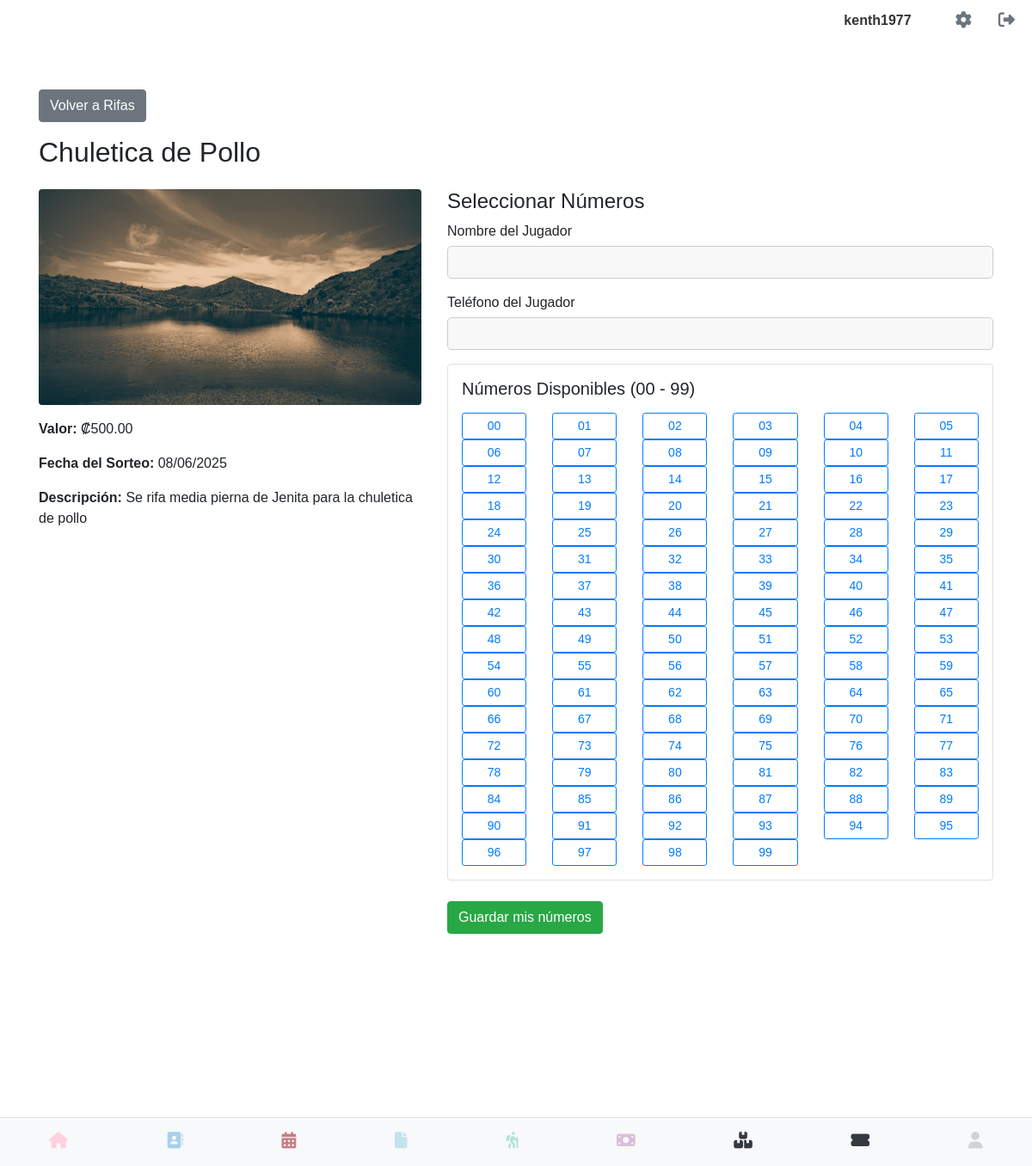
Page /ver_rifa/1 (signed in) on the committed database.
### models.py (models this page shows, shortened)
class User(UserMixin, db.Model):
    __tablename__ = 'users'
    id = db.Column(db.Integer, primary_key=True)
    username = db.Column(db.String(80), unique=True, nullable=False)
    email = db.Column(db.String(120), unique=True, nullable=False)
    cedula = db.Column(db.String(20), unique=True, nullable=False)
    telefono = db.Column(db.String(20), nullable=False)
    password_hash = db.Column(db.String(128))
    image_filename = db.Column(db.String(255), nullable=True)
    @property
    def is_authenticated(self):
        return True

### rifas.py (models this page shows, shortened)
class Rifa(db.Model):
    __tablename__ = 'rifas'
    id = db.Column(db.Integer, primary_key=True)
    nombre_rifa = db.Column(db.String(255), nullable=False)
    valor_rifa = db.Column(db.Numeric(10, 2), nullable=False)
    fecha_rifa = db.Column(db.Date, nullable=False)
    descripcion_rifa = db.Column(db.Text, nullable=True)
    imagen_rifa = db.Column(db.String(255), nullable=True) # Nombre del archivo de la imagen
    numeros_vendidos = db.relationship('NumeroRifa', backref='rifa', lazy=True, cascade="all, delete-orphan")

### rifas.py (the view, shortened to what this page needs)
@rifas_bp.route('/ver_rifa/<int:rifa_id>', methods=['GET', 'POST'])
@login_required
def ver_rifa(rifa_id):
    rifa = obtener_rifa_por_id(rifa_id)
    if not rifa:
        flash('Rifa no encontrada.', 'danger')
        return redirect(url_for('rifas.lista_rifas')) # Redirige a lista_rifas
    numeros_vendidos_objetos = obtener_numeros_vendidos(rifa_id)
    numeros_ocupados = {n.numero: {'nombre': n.nombre_jugador, 'telefono': n.telefono_jugador} for n in numeros_vendidos_objetos}
    form = SeleccionarNumerosForm()
    return render_template('ver_rifa.html', rifa=rifa, numeros_ocupados=numeros_ocupados, form=form)

### rifas.py
class SeleccionarNumerosForm(FlaskForm):
    nombre_jugador = StringField('Nombre del Jugador', validators=[DataRequired()])
    telefono_jugador = StringField('Teléfono del Jugador', validators=[DataRequired()])
    numeros_seleccionados = StringField('Números Seleccionados (internos)', render_kw={'readonly': True})
    submit = SubmitField('Guardar mis números')

### app.py (called while the page is built)
@login_manager.user_loader
def load_user(user_id):
    return User.query.get(int(user_id))

### rifas.py (called while the page is built)
def obtener_numeros_vendidos(rifa_id):
    return NumeroRifa.query.filter_by(rifa_id=rifa_id).all()

def obtener_rifa_por_id(rifa_id):
    return Rifa.query.get(rifa_id)

### templates/ver_rifa.html (shortened to what this page needs)
{% extends "base.html" %}
{% block content %}
<div class="container mt-4">
    <a href="{{ url_for('rifas.lista_rifas') }}" class="btn btn-secondary mb-3">Volver a Rifas</a>
    <h2 class="mb-4">{{ rifa.nombre_rifa }}</h2>
    <div class="row">
        <div class="col-md-5">
            {% if rifa.imagen_rifa %}
            <img src="{{ url_for('static', filename='uploads/rifas/' + rifa.imagen_rifa) }}" class="img-fluid rounded mb-3" alt="{{ rifa.nombre_rifa }}">
            {% else %}
            <img src="{{ url_for('static', filename='images/default_rifa.png') }}" class="img-fluid rounded mb-3" alt="Imagen por defecto">
            {% endif %}
            <p><strong>Valor:</strong> ₡{{ "%.2f"|format(rifa.valor_rifa) }}</p>
            <p><strong>Fecha del Sorteo:</strong> {{ rifa.fecha_rifa.strftime('%d/%m/%Y') }}</p>
            <p><strong>Descripción:</strong> {{ rifa.descripcion_rifa }}</p>
        </div>
        <div class="col-md-7">
            <h4>Seleccionar Números</h4>
            <form id="seleccionarNumerosForm" method="POST">
                <div class="mb-3">
                    {{ form.nombre_jugador.label(class="form-label") }}
                    {{ form.nombre_jugador(class="form-control", id="nombre_jugador_input") }}
                </div>
                <div class="mb-3">
                    {{ form.telefono_jugador.label(class="form-label") }}
                    {{ form.telefono_jugador(class="form-control", id="telefono_jugador_input") }}
                </div>
                <div class="panel-numeros mb-4 border p-3 rounded">
                    <h5 class="mb-3">Números Disponibles (00 - 99)</h5>
                    <div class="row row-cols-5 row-cols-sm-6 row-cols-md-8 row-cols-lg-10 g-2">
                        {% for i in range(100) %}
                            {% set num_str = '%02d' % i %}
                            <div class="col">
                                {% if num_str in numeros_ocupados %}
                                    <button type="button" class="btn btn-secondary btn-sm w-100 disabled text-nowrap"
                                            data-number="{{ num_str }}"
                                            title="Ocupado por: {{ numeros_ocupados[num_str].nombre }} (Tel: {{ numeros_ocupados[num_str].telefono }})">
                                        {{ num_str }}<br><small>{{ numeros_ocupados[num_str].nombre | truncate(8) }}</small>
                                    </button>
                                {% else %}
                                    <button type="button" class="btn btn-outline-primary btn-sm w-100 numero-btn" data-number="{{ num_str }}">
                                        {{ num_str }}
                                    </button>
                                {% endif %}
                            </div>
                        {% endfor %}
                    </div>
                </div>
                {{ form.submit(class="btn btn-success", id="guardar_numeros_btn") }}
            </form>
        </div>
    </div>
</div>
{% endblock %}

### templates/base.html (shortened to what this page needs)
<!DOCTYPE html>
<html lang="es">
<head>
    <link rel="stylesheet" type="text/css" href="{{ url_for('static', filename='css/main.css') }}">
    <link rel="stylesheet" href="https://cdn.jsdelivr.net/npm/sweetalert2@11/dist/sweetalert2.min.css">
</head>
<body>
	<div class="contactos-container">
    {% if current_user.is_authenticated %}
        <div class="top-right">
            <span class="username-display">{{ current_user.username }}</span>
            <a href="{{ url_for('perfil') }}" class="gear-icon"><i class="fas fa-cog"></i></a>
            <a href="{{ url_for('logout') }}" class="logout-icon"><i class="fas fa-sign-out-alt"></i></a>
        </div>
    {% endif %}
</div>
{% include "flash.html" %}
<div class="container-block margin-bottom-large">
    {% block content %}
    {% endblock %}
</div>
{% include "navbar.html" %}
</body>
</html>

### templates/flash.html (shortened to what this page needs)
<div class="container">
</div>

### templates/navbar.html
<nav class="magic-navbar">
    <div class="magic-nav-buttons">
        <div class="magic-nav-button">
            <a href="{{ url_for('index') }}">
                <i class="fas fa-home"></i>
            </a>
        </div>
        <div class="magic-nav-button">
            <a href="{{ url_for('listar_contacto') }}">
                <i class="fa-solid fa-address-book"></i>
            </a>
        </div>
        <div class="magic-nav-button">
            <a href="{{ url_for('calendario') }}">
                <i class="fa-solid fa-calendar-days"></i>
            </a>
        </div>
        <div class="magic-nav-button">
            <a href="{{ url_for('ver_facturas') }}">
                <i class="fa-solid fa-file"></i>
            </a>
        </div>
        <div class="magic-nav-button">
            <a href="{{ url_for('ver_eventos') }}">
                <i class="fa-solid fa-person-hiking"></i>
            </a>
        </div>
        <div class="magic-nav-button">
            <a href="{{ url_for('pagos.ver_pagos') }}">
                <i class="fa-solid fa-money-bill"></i>
            </a>
        </div>
        <div class="magic-nav-button">
            <a href="{{ url_for('inventario_bp.ver_inventario') }}">
                <i class="fa-solid fa-boxes-stacked"></i>
            </a>
        </div>
        <div class="magic-nav-button">
            <a href="{{ url_for('rifas.lista_rifas') }}">
                <i class="fa-solid fa-ticket-alt"></i>
            </a>
        </div>
        <div class="magic-nav-button">
            {% if current_user.is_authenticated %}
                <a href="#" style="pointer-events: none; opacity: 0.2;">
                    <i class="fas fa-user"></i>
                </a>
            {% else %}
                <a href="{{ url_for('login') }}">
                    <i class="fas fa-sign-in-alt"></i>
                </a>
            {% endif %}
        </div>
    </div>
</nav>

### static/css/navbar.css (style rules this page uses)
.magic-navbar { background-color: #f8f9fa; color: #343a40; padding: 0.5rem 0; position: fixed; bottom: 0; left: 0; width: 100%; z-index: 1000; border-top: 1px solid #dee2e6; }
.magic-nav-buttons { display: flex; justify-content: space-around; align-items: center; }
.magic-nav-button { flex-grow: 1; text-align: center; padding: 0.5rem 0; }
.magic-nav-button a { display: block; color: inherit; text-decoration: none; }
.magic-nav-button i { font-size: 1.2rem; margin-bottom: 0.2rem; }
.magic-nav-button:nth-child(1) i { color: #FFD1DC; }
.magic-nav-button:nth-child(2) i { color: #A7D1EB; }
.magic-nav-button:nth-child(3) i { color: #c67D84; }
.magic-nav-button:nth-child(4) i { color: #C3E4ED; }
.magic-nav-button:nth-child(5) i { color: #B0E3D5; }
.magic-nav-button:nth-child(6) i { color: #D8BFD8; }

### static/css/base.css (style rules this page uses)
body { font-family: sans-serif; margin: 0; }
.margin-bottom-large { margin-bottom: 250px; }
.container { width: 80%; margin: 20px auto; padding: 20px; }
.top-right { position: absolute; top: 10px; right: 20px; display: flex; align-items: center; }
.gear-icon, .logout-icon { font-size: 24px; text-decoration: none; color: #333; margin-left: 15px; }
.username-display { margin-right: 20px; font-weight: bold; color: #333; }
label { display: block; margin-bottom: 5px; }
input[type="text"], input[type="password"] { width: 100%; padding: 8px; box-sizing: border-box; border-radius: 5px; background-color: #f8f8f8; border: 1px solid #ccc; }

### static/css/forms.css (style rules this page uses)
label { display: block; margin-bottom: 5px; }

### static/css/perfil.css (style rules this page uses)
body { font-family: sans-serif; margin: 20px; }

### static/css/listar_contacto.css (style rules this page uses)
.contactos-container { font-family: Arial, sans-serif; color: #333; }
.contactos-container .top-right { display: flex; justify-content: flex-end; align-items: center; gap: 1rem; padding-bottom: 1rem; }
.contactos-container .username-display { font-weight: bold; }
.contactos-container .gear-icon, .contactos-container .logout-icon { color: #6c757d; font-size: 1.2rem; text-decoration: none; }

### rows in the picture
User: username "kenth1977"
Rifa: nombre_rifa "Chuletica de Pollo", imagen_rifa (picture), valor_rifa "500.00", fecha_rifa "08/06/2025", descripcion_rifa "Se rifa media pierna de Jenita para la chuletica de pollo"

### other values in the picture
{{ num_str }} "00" "01" "02" "03" "04" "05" "06" "07" "08" "09" "10" "11" "12" "13" "14" "15" "16" "17" "18" "19" "20" "21" "22" "23" "24" "25" "26" "27" "28" "29" "30" "31" "32" "33" "34" "35" "36" "37" "38" "39" "40" "41" "42" "43" "44" "45" "46" "47" "48" "49" "50" "51" "52" "53" "54" "55" "56" "57" "58" "59" "60" "61" "62" "63" "64" "65" "66" "67" "68" "69" "70" "71" "72" "73" "74" "75" "76" "77" "78" "79" "80" "81" "82" "83" "84" "85" "86" "87" "88" "89" "90" "91" "92" "93" "94" "95" "96" "97" "98" "99"
